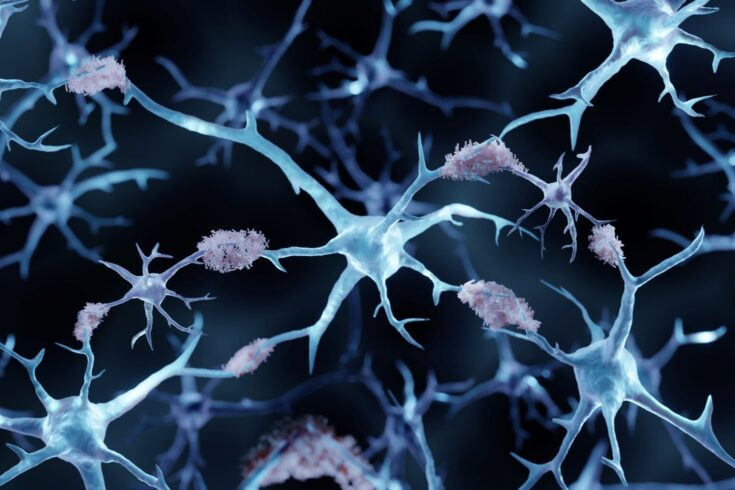
#> input picture image.jpg, 735 x 490 px; its folder holds only this picture in this run
$ python -i Train.py   (imports and definitions only)   (older library calls are emulated)
#> lines starting #> are read from the running program, lines starting #| are printed output that depends on the picture; after the words box and inside, x2 and y2 are one past the last pixel; in counts of white or black regions, pixels touching at a corner belong together
import cv2
import numpy as np
from skimage import color
from skimage.feature import greycomatrix, greycoprops
import scipy.stats as stats
import os
from sklearn import svm
from sklearn.model_selection import train_test_split
from sklearn.metrics import accuracy_score

from keras.utils.np_utils import to_categorical
from keras.layers import  MaxPooling2D
from keras.layers import Dense, Dropout, Activation, Flatten
from keras.layers import Convolution2D
from keras.models import Sequential
from keras.models import model_from_json
import pickle

def remove_green_pixels(image):
  # Transform from (256,256,3) to (3,256,256)
  channels_first = channels_first_transform(image)

  r_channel = channels_first[0]
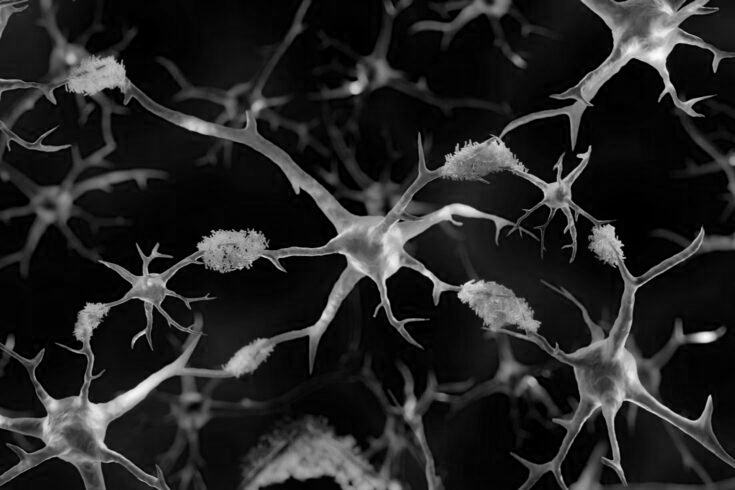
#> r_channel: shape (490, 735); min 0, max 252, mean 36.7
  g_channel = channels_first[1]
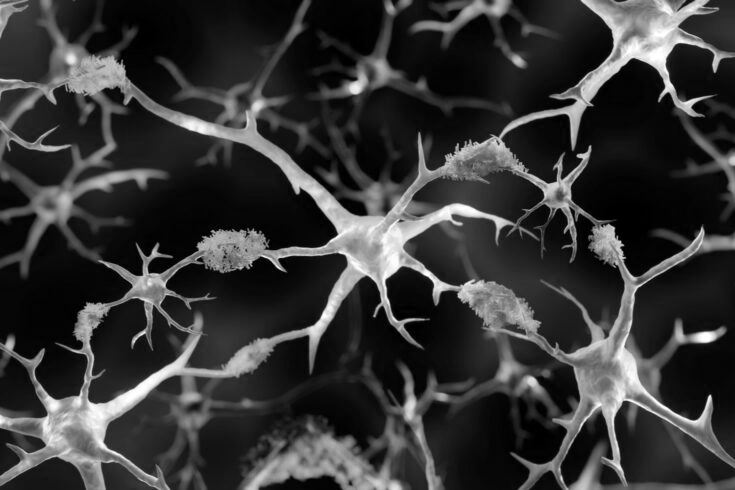
#> g_channel: shape (490, 735); min 0, max 255, mean 54.3
  b_channel = channels_first[2]
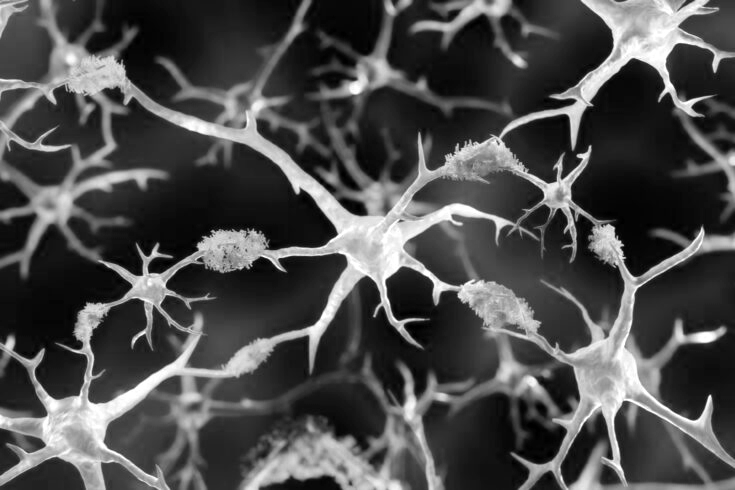
#> b_channel: shape (490, 735); min 0, max 255, mean 76.1

  # Set those pixels where green value is larger than both blue and red to 0
  mask = False == np.multiply(g_channel > r_channel, g_channel > b_channel)
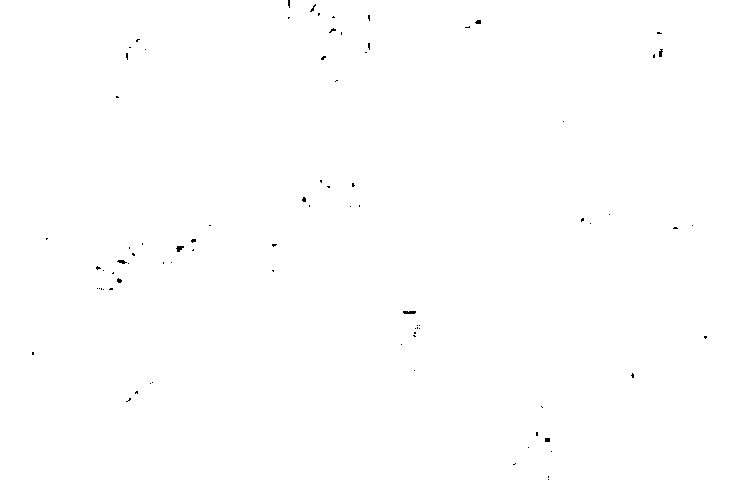
#> mask: shape (490, 735) bool; 99.9% white; black in thin lines or dots, all inside (x1, y1, x2, y2) = (32, 0, 707, 480)
  channels_first = np.multiply(channels_first, mask)

  # Transfrom from (3,256,256) back to (256,256,3)
  image = channels_first.transpose(1, 2, 0)
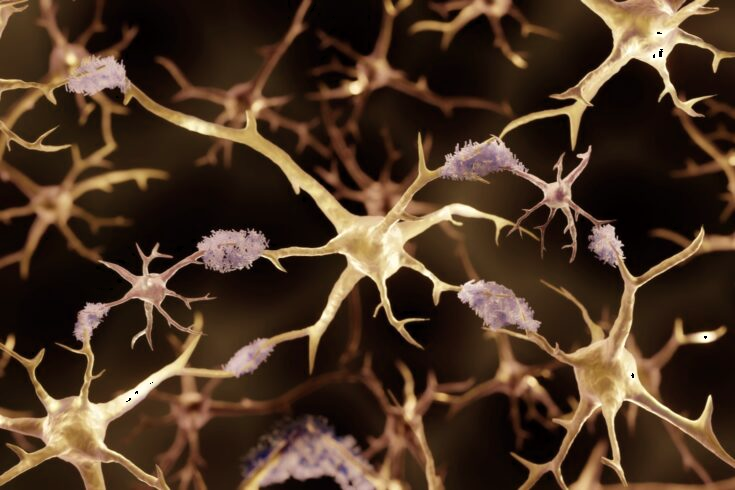
#> image: shape (490, 735, 3); mean of channels 0, 1, 2 36.7, 54.3, 76; drawn as B, G, R
  return image

def rgb2lab(image):
  return color.rgb2lab(image)

def rgb2gray(image):
  return np.array(color.rgb2gray(image) * 255, dtype=np.uint8)

def glcm(image, offsets=[1], angles=[0], squeeze=False):
  single_channel_image = image if len(image.shape) == 2 else rgb2gray(image)
  gclm = greycomatrix(single_channel_image, offsets, angles)
  return np.squeeze(gclm) if squeeze else gclm

def histogram_features_bucket_count(image):
  image = channels_first_transform(image).reshape(3,-1)

  r_channel = image[0]
  g_channel = image[1]
  b_channel = image[2]

  r_hist = np.histogram(r_channel, bins = 26, range=(0,255))[0]
#> r_hist = 26 values, max 145467 at index 0, min 41 at index 25, mean 13851.9
  g_hist = np.histogram(g_channel, bins = 26, range=(0,255))[0]
#> g_hist = 26 values, max 81868 at index 0, min 1154 at index 25, mean 13851.9
  b_hist = np.histogram(b_channel, bins = 26, range=(0,255))[0]
#> b_hist = 26 values, max 48554 at index 1, min 3502 at index 24, mean 13851.9

  return np.concatenate((r_hist, g_hist, b_hist))

def histogram_features(image):
  color_histogram = np.histogram(image.flatten(), bins = 255, range=(0,255))[0]
#> color_histogram = 255 values, max 26130 at index 3, min 0 at index 253, mean 1412.4
  return np.array([
    np.mean(color_histogram),
    np.std(color_histogram),
    stats.entropy(color_histogram),
    stats.kurtosis(color_histogram),
    stats.skew(color_histogram),
    np.sqrt(np.mean(np.square(color_histogram)))
  ])

def texture_features(full_image, offsets=[1], angles=[0], remove_green = True):
  image = remove_green_pixels(full_image) if remove_green else full_image
  gray_image = rgb2gray(image)
  glcmatrix = glcm(gray_image, offsets=offsets, angles=angles)
  return glcm_features(glcmatrix)

def glcm_features(glcm):
  return np.array([
    greycoprops(glcm, 'correlation'),
    greycoprops(glcm, 'contrast'),
    greycoprops(glcm, 'energy'),
    greycoprops(glcm, 'homogeneity'),
    greycoprops(glcm, 'dissimilarity'),
  ]).flatten()

def channels_first_transform(image):
  return image.transpose((2,0,1))

def extract_features(image):
  offsets=[1,3,10,20]
  angles=[0, np.pi/4, np.pi/2]
  channels_first = channels_first_transform(image)
  return np.concatenate((
      texture_features(image, offsets=offsets, angles=angles),
      texture_features(image, offsets=offsets, angles=angles, remove_green=False),
      histogram_features_bucket_count(image),
      histogram_features(channels_first[0]),
      histogram_features(channels_first[1]),
      histogram_features(channels_first[2]),
      ))


path = "Dataset"
labels = ['Chilli___Bacterial_spot', 'Chilli___healthy','Cotton___Black_rot', 'Cotton___Esca_(Black_Measles)',
                'Cotton___healthy','Cotton___Leaf_blight_(Isariopsis_Leaf_Spot)',
                'Rice___Brownspot', 'Rice___Healthy', 'Rice___Leafblast', 'Rice___Leafblight',
                'Tomato___Bacterial_spot', 'Tomato___Early_blight','Tomato___healthy', 'Tomato___Late_blight',
                'Tomato___Leaf_Mold', 'Tomato___Septoria_leaf_spot','Tomato___Spider_mites Two-spotted_spider_mite',
                'Tomato___Target_Spot', 'Tomato___Tomato_mosaic_virus', 'Tomato___Tomato_Yellow_Leaf_Curl_Virus']

X=[]
Y=[]

def getID(name):
    index = 0
    for i in range(len(labels)):
        if labels[i] == name:
            index = i
            break
    return index

# [11 lines not run here, left out]

X = np.asarray(X)
Y = np.asarray(Y)

# [6 lines not run here, left out]

X = X.astype('float32')
X = X/255

indices = np.arange(X.shape[0])
# [1 line not run here, left out]
X = X[indices]
Y = Y[indices]

# [1 line that did not run here, left out]

svm_cls = svm.SVC()
# [1 line not run here, left out]
# [1 line that did not run here, left out]
# [1 line that did not run here, left out]
# [1 line not run here, left out]


# [1 line that did not run here, left out]
# [1 line that did not run here, left out]
# [27 lines not run here, left out]

>>> import cv2
>>> picture = cv2.cvtColor(cv2.imread('image.jpg'), cv2.COLOR_BGR2RGB)
>>> result = extract_features(picture)
#> result = 216 values, max 145467 at index 120, min 0.0213 at index 35, mean 5328.7
